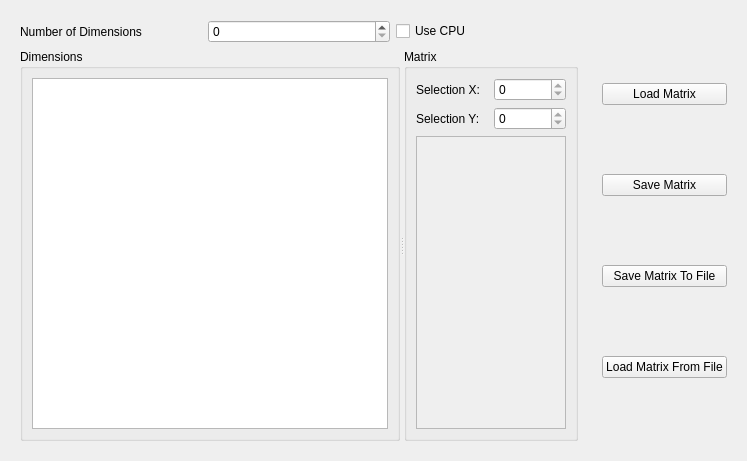
<?xml version="1.0" encoding="UTF-8"?>
<ui version="4.0">
 <class>Form</class>
 <widget class="QWidget" name="Form">
  <property name="geometry">
   <rect>
    <x>0</x>
    <y>0</y>
    <width>747</width>
    <height>461</height>
   </rect>
  </property>
  <property name="windowTitle">
   <string>Form</string>
  </property>
  <layout class="QHBoxLayout" name="horizontalLayout">
   <item>
    <widget class="QWidget" name="widget" native="true">
     <property name="sizePolicy">
      <sizepolicy hsizetype="Expanding" vsizetype="Preferred">
       <horstretch>0</horstretch>
       <verstretch>0</verstretch>
      </sizepolicy>
     </property>
     <layout class="QGridLayout" name="gridLayout_2">
      <item row="0" column="0">
       <widget class="QLabel" name="dimCountLabel">
        <property name="text">
         <string>Number of Dimensions</string>
        </property>
       </widget>
      </item>
      <item row="0" column="1">
       <widget class="QSpinBox" name="dimCountSpinBox">
        <property name="maximum">
         <number>1000000</number>
        </property>
       </widget>
      </item>
      <item row="0" column="2">
       <widget class="QCheckBox" name="gpuCheckBox">
        <property name="text">
         <string>Use CPU</string>
        </property>
       </widget>
      </item>
      <item row="2" column="0" colspan="3">
       <widget class="QSplitter" name="splitter">
        <property name="orientation">
         <enum>Qt::Horizontal</enum>
        </property>
        <widget class="QGroupBox" name="dimensionWidget">
         <property name="title">
          <string>Dimensions</string>
         </property>
         <layout class="QVBoxLayout" name="verticalLayout_2">
          <item>
           <widget class="QTableView" name="dimensionsTable">
            <property name="sizePolicy">
             <sizepolicy hsizetype="Expanding" vsizetype="Expanding">
              <horstretch>1</horstretch>
              <verstretch>1</verstretch>
             </sizepolicy>
            </property>
            <property name="verticalScrollMode">
             <enum>QAbstractItemView::ScrollPerPixel</enum>
            </property>
            <property name="horizontalScrollMode">
             <enum>QAbstractItemView::ScrollPerPixel</enum>
            </property>
           </widget>
          </item>
         </layout>
        </widget>
        <widget class="QGroupBox" name="matrixWidget">
         <property name="title">
          <string>Matrix</string>
         </property>
         <layout class="QGridLayout" name="gridLayout">
          <item row="0" column="1">
           <widget class="UniqueSpinBox" name="selectionXSpinbox">
            <property name="minimum">
             <number>0</number>
            </property>
            <property name="maximum">
             <number>0</number>
            </property>
           </widget>
          </item>
          <item row="1" column="0">
           <widget class="QLabel" name="selectionYLabel">
            <property name="text">
             <string>Selection Y:</string>
            </property>
           </widget>
          </item>
          <item row="0" column="0">
           <widget class="QLabel" name="selectionXLabel">
            <property name="enabled">
             <bool>true</bool>
            </property>
            <property name="text">
             <string>Selection X:</string>
            </property>
           </widget>
          </item>
          <item row="1" column="1">
           <widget class="UniqueSpinBox" name="selectionYSpinbox">
            <property name="minimum">
             <number>0</number>
            </property>
            <property name="maximum">
             <number>0</number>
            </property>
           </widget>
          </item>
          <item row="2" column="0" colspan="2">
           <widget class="QScrollArea" name="scrollAreaFE">
            <property name="sizePolicy">
             <sizepolicy hsizetype="Expanding" vsizetype="Expanding">
              <horstretch>1</horstretch>
              <verstretch>1</verstretch>
             </sizepolicy>
            </property>
            <property name="widgetResizable">
             <bool>true</bool>
            </property>
            <widget class="QWidget" name="scrollAreaWidgetContents">
             <property name="geometry">
              <rect>
               <x>0</x>
               <y>0</y>
               <width>150</width>
               <height>256</height>
              </rect>
             </property>
            </widget>
           </widget>
          </item>
         </layout>
        </widget>
       </widget>
      </item>
     </layout>
    </widget>
   </item>
   <item>
    <widget class="QWidget" name="saveLoadButtons" native="true">
     <property name="sizePolicy">
      <sizepolicy hsizetype="Fixed" vsizetype="Preferred">
       <horstretch>0</horstretch>
       <verstretch>0</verstretch>
      </sizepolicy>
     </property>
     <layout class="QGridLayout" name="gridLayout_3">
      <item row="2" column="0">
       <widget class="QPushButton" name="pushButton">
        <property name="text">
         <string>Save Matrix To File</string>
        </property>
       </widget>
      </item>
      <item row="1" column="0">
       <widget class="QPushButton" name="saveMatrixButton">
        <property name="text">
         <string>Save Matrix</string>
        </property>
       </widget>
      </item>
      <item row="0" column="0">
       <widget class="QPushButton" name="loadMatrixButton">
        <property name="text">
         <string>Load Matrix</string>
        </property>
       </widget>
      </item>
      <item row="3" column="0">
       <widget class="QPushButton" name="pbLoadFile">
        <property name="text">
         <string>Load Matrix From File</string>
        </property>
       </widget>
      </item>
     </layout>
    </widget>
   </item>
  </layout>
 </widget>
 <customwidgets>
  <customwidget>
   <class>UniqueSpinBox</class>
   <extends>QSpinBox</extends>
   <header>ui.UniqueSpinBox</header>
  </customwidget>
 </customwidgets>
 <resources/>
 <connections>
  <connection>
   <sender>pushButton</sender>
   <signal>clicked()</signal>
   <receiver>Form</receiver>
   <slot>saveFile()</slot>
   <hints>
    <hint type="sourcelabel">
     <x>651</x>
     <y>277</y>
    </hint>
    <hint type="destinationlabel">
     <x>559</x>
     <y>454</y>
    </hint>
   </hints>
  </connection>
 </connections>
 <slots>
  <slot>saveFile()</slot>
  <slot>loadFile()</slot>
 </slots>
</ui>
